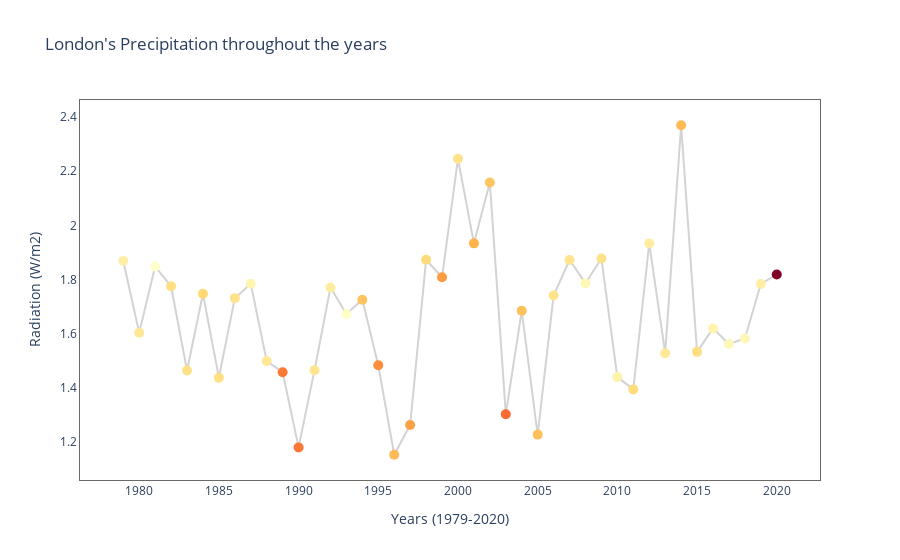

Write notebook code for a chart like this one.
### Markdown cell above
#### Precipitation over the years

### Code cell
layout = go.Layout(
    title = "London's Precipitation throughout the years",
        plot_bgcolor = '#fff',
            hovermode = 'x',
    
    xaxis = dict(
        title = 'Years (1979-2020)',
        linecolor = 'dimgrey',
        showgrid = False,
        showspikes = True,
        spikedash = 'dot',
        spikecolor = 'darkgrey',
        spikemode = 'across',
        spikethickness = 1,
        mirror = True 
        ),
                   
    yaxis = dict(
        title = 'Radiation (W/m2)',
        linecolor = 'dimgrey',
        showgrid = False,
        mirror = True 
        )
    )

plot = go.Figure(data = [go.Scatter(
    x = yearly_df.year,
    y = yearly_df.precipitation,
    mode = 'lines+markers',
    marker = dict(color = yearly_df.global_radiation, colorscale = 'ylorrd', size = 10),
    line_color = 'lightgrey')],
    layout = layout)
plot.show()

### Figure 1 — Plotly figure (JSON) as saved in the notebook; plotly's stock layout.template omitted (floating-point values rounded to 4 significant figures)
{"data": [{"line": {"color": "lightgrey"}, "marker": {"color": [112.2, 114.5, 107.8, 116.9, 116.3, 118.5, 116.6, 115.9, 111.1, 114.3, 131.0, 131.1, 115.3, 113.2, 108.1, 121.7, 129.1, 122.7, 126.5, 118.0, 127.2, 115.9, 123.7, 121.1, 132.4, 121.8, 122.0, 115.7, 115.4, 110.3, 116.1, 111.8, 117.6, 113.3, 114.2, 122.8, 117.1, 111.4, 110.2, 110.3, 112.8, 150.8], "colorscale": [[0, "rgb(255,255,204)"], [0.125, "rgb(255,237,160)"], [0.25, "rgb(254,217,118)"], [0.375, "rgb(254,178,76)"], [0.5, "rgb(253,141,60)"], [0.625, "rgb(252,78,42)"], [0.75, "rgb(227,26,28)"], [0.875, "rgb(189,0,38)"], [1, "rgb(128,0,38)"]], "size": 10}, "mode": "lines+markers", "type": "scatter", "x": [1979, 1980, 1981, 1982, 1983, 1984, 1985, 1986, 1987, 1988, 1989, 1990, 1991, 1992, 1993, 1994, 1995, 1996, 1997, 1998, 1999, 2000, 2001, 2002, 2003, 2004, 2005, 2006, 2007, 2008, 2009, 2010, 2011, 2012, 2013, 2014, 2015, 2016, 2017, 2018, 2019, 2020], "y": [1.87, 1.604, 1.848, 1.776, 1.465, 1.748, 1.438, 1.731, 1.784, 1.499, 1.458, 1.181, 1.465, 1.771, 1.673, 1.726, 1.484, 1.153, 1.264, 1.873, 1.808, 2.246, 1.934, 2.159, 1.303, 1.685, 1.228, 1.741, 1.872, 1.787, 1.878, 1.44, 1.395, 1.934, 1.528, 2.37, 1.533, 1.62, 1.562, 1.583, 1.784, 1.819]}], "layout": {"hovermode": "x", "plot_bgcolor": "#fff", "title": {"text": "London's Precipitation throughout the years"}, "xaxis": {"linecolor": "dimgrey", "mirror": true, "showgrid": false, "showspikes": true, "spikecolor": "darkgrey", "spikedash": "dot", "spikemode": "across", "spikethickness": 1, "title": {"text": "Years (1979-2020)"}}, "yaxis": {"linecolor": "dimgrey", "mirror": true, "showgrid": false, "title": {"text": "Radiation (W/m2)"}}}}
